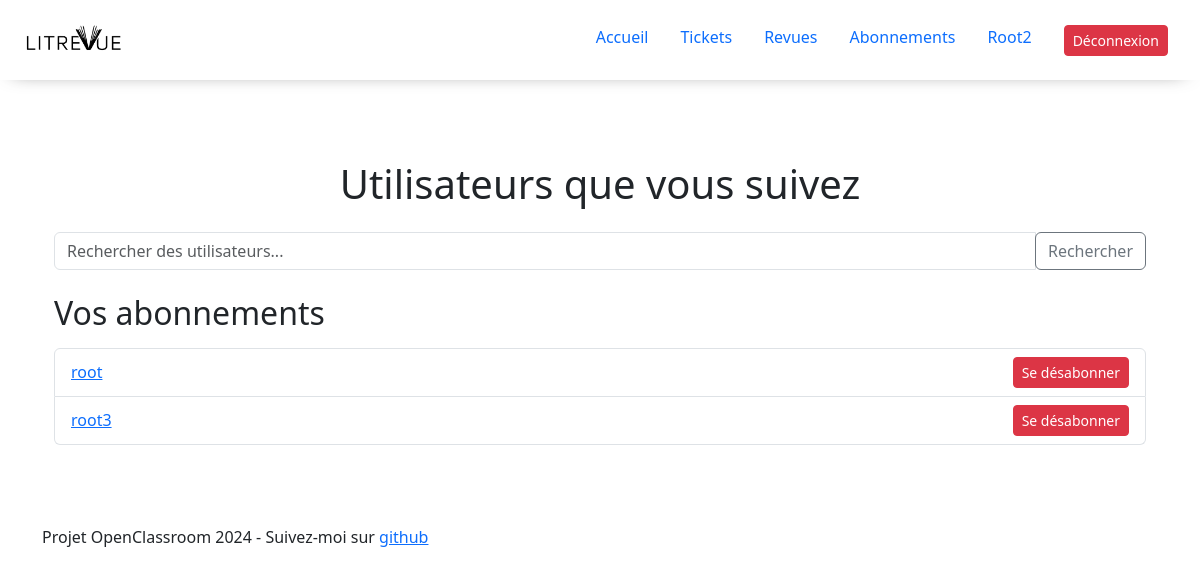
/followed-users/ (signed in), run on the app's committed database.
### users/models.py (models this page shows, shortened)
class CustomUser(modelsAuth.AbstractUser):
    followed_users = models.ManyToManyField('self', through=UserFollows,  symmetrical=False, related_name='followers_set')

### website/views.py (the view)
# urls.py: path('followed-users/', FollowedUsersView.as_view(), name='followed_users'),
class FollowedUsersView(LoginRequiredMixin, ListView):
    template_name = 'website/followed_users.html'
    context_object_name = 'followed_users'
    def get_queryset(self):
        return self.request.user.followed_users.all()
    def get_context_data(self, **kwargs):
        context = super().get_context_data(**kwargs)
        search_query = self.request.GET.get('search', '')
        context['search_query'] = search_query
        if search_query:
            context['search_results'] = User.objects.filter(
                Q(username__icontains=search_query) |
                Q(email__icontains=search_query)
            ).exclude(pk=self.request.user.pk)  # Exclure l'utilisateur actuel des résultats
        return context

### website/templates/website/followed_users.html (shortened to what this page needs)
{% extends 'website/base.html' %}
{% load static %}
{% block content %}
<div class="main_content container mt-5">
    <h1 class="text-center mb-4">Utilisateurs que vous suivez</h1>
    <form method="get" action="{% url 'website:followed_users' %}" class="mb-4">
        <div class="input-group">
            <input type="text" name="search" class="form-control" placeholder="Rechercher des utilisateurs..." value="{{ search_query }}">
            <div class="input-group-append">
                <button class="btn btn-outline-secondary" type="submit">Rechercher</button>
            </div>
        </div>
    </form>
    <h2 class="mb-3">Vos abonnements</h2>
    {% if followed_users %}
        <ul class="list-group mb-4">
        {% for followed_user in followed_users %}
            <li class="list-group-item d-flex justify-content-between align-items-center">
                <a href="{% url 'website:user_profile' username=followed_user.username %}">{{ followed_user.username }}</a>
                <form method="post" action="{% url 'website:unsubscribe' username=followed_user.username %}">
                    <button type="submit" class="btn btn-sm btn-danger">Se désabonner</button>
                </form>
            </li>
        {% endfor %}
        </ul>
    {% else %}
        <p>Vous ne suivez aucun utilisateur pour le moment.</p>
    {% endif %}
</div>
{% endblock %}

### website/templates/website/base.html (shortened to what this page needs)
{%load static %}
<!DOCTYPE html>
<html lang="en">
    <head>
        <link rel="stylesheet" href="{% static 'website/navbar.css' %}" />
        <link rel="stylesheet" href="{% static 'website/home.css' %}" />
        <link href="https://cdn.jsdelivr.net/npm/bootstrap@5.3.2/dist/css/bootstrap.min.css" rel="stylesheet">
    </head>
    <body>
        <header class="header">
            <div class="container navbar">
                <a href="{% url 'website:home' %}" class="logo">
                    <img class="logo" src="{% static 'website/Logo_LitRevue.png' %}" alt="LitRevue Logo">
                </a>
               	<nav class="nav">
	            	<a href="{% url 'website:home' %}"> Accueil</a>
	                {% if request.user.is_authenticated %}
	    	              	<a href="{% url 'website:ticket_list' %}"> Tickets </a>
	    	              	<a href="{% url 'website:review_list' %}"> Revues </a>
                              <a href="{% url 'website:followed_users' %}"> Abonnements </a>
		                	<a href="#"> {{request.user | title}}</a>
	    	                <form class="logout" method="post" action="{% url 'users:logout' %}" class="logout-form">
                                <button type="submit" class="btn btn-danger btn-sm">
                                     Déconnexion
                                </button>
                            </form>
	                {% else %}
							<a class="btn btn-outline">Login</a>
                            <a href="{% url 'users:register' %}" class="btn btn-primary">Join Now</a>
	                {% endif %}
	              </nav>
            </div>
        </header>
        <main>
            <div class="container">
             {%block content %}
             {%endblock content%}
            </div>
        </main>
        <footer class="footer">
            <div class="container">
				<p>Projet OpenClassroom 2024 - Suivez-moi sur <a href="https://github.com/Zeatop"> github </a></p>
            </div>
        </footer>
    </body>
</html>

### website/static/website/navbar.css (style rules this page uses)
footer { margin-top: 5rem }
.navbar { display: flex; justify-content: space-between; align-content: center; box-shadow: -2px 5px 20px -15px rgba(0,0,0,0.74); min-width: 100%; position: fixed !important; padding-bottom: 2rem !important; height: 10%; padding-top: 2rem !important; margin-top: -3rem; z-index: 2; background-color: white; }
.logo { max-width: 35%; }
.logout { padding-left: 1rem; }
.nav a { padding-left: 1rem; padding-right: 1rem; text-decoration: none; }
.nav { padding-right: 2rem }
.main_content { padding-top: 10%; position: relative; z-index: 1; top: 0; }

### data on the page
CustomUser: user "Root2"
CustomUser: username "root"
CustomUser: username "root3"
